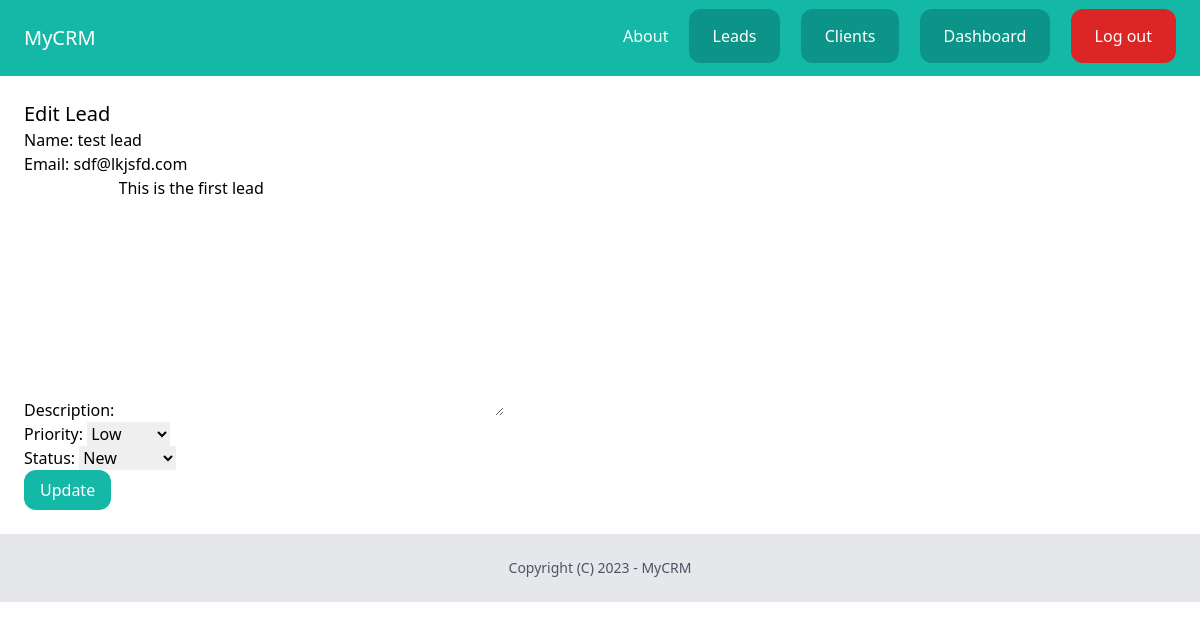
The app's page /dashboard/lead/edit/6/ (signed in) with its own data.
### lead/models.py (models this page shows, shortened)
class Lead(models.Model):
    LOW = 'low'
    MEDIUM = 'medium'
    HIGH = 'high'
    CHOICES_PRIORITY = (
        ('LOW', 'Low'),
        ('MEDIUM', 'Medium'),
        ('HIGH', 'High'),
    )
    NEW = 'new'
    CONTACTED = 'contacted'
    WON = 'won'
    LOST = 'lost'
    CHOICES_STATUS = (
        ('NEW', 'New'),
        ('CONTACTED', 'Contacted'),
        ('WON', 'Won'),
        ('LOST', 'Lost'),
    )
    name = models.CharField(max_length=150)
    email = models.EmailField()
    description = models.TextField(null=True, blank=True)
    priority = models.CharField(max_length=10, choices=CHOICES_PRIORITY, default=MEDIUM)
    status = models.CharField(max_length=10, choices=CHOICES_STATUS, default=NEW)
    created_by = models.ForeignKey(User, related_name='lead', on_delete=models.CASCADE)
    created_at = models.DateTimeField(auto_now_add=True)
    modified_at = models.DateTimeField(auto_now=True)
    became_client = models.BooleanField(default=False)

### lead/views.py (the view)
# urls.py: path('edit/<int:pk>/', views.lead_update, name='lead_edit'),
@login_required
def lead_update(request, pk):
    lead = get_object_or_404(Lead, created_by=request.user, pk=pk)
    if request.method == 'POST':
        form = AddLeadForm(request.POST, instance=lead)
        if form.is_valid():
            form.save()
            messages.success(request, 'Lead updated successfully')
            return redirect(leads_list)
    else:
        form = AddLeadForm(instance=lead)
    return render(request, 'lead/edit_lead.html', {'form':form})

### lead/forms.py
class AddLeadForm(forms.ModelForm):
    class Meta:
        model = Lead
        fields = ('name', 'email', 'description', 'priority', 'status')

### templates/lead/edit_lead.html (shortened to what this page needs)
{% extends "base.html" %}
{% block content %}
    <div class="py-6 px-6">
        <h1 class="text-xl"> Edit Lead </h1>
        <form action="." method="post">
            {{form.as_p}}
            <button class="py-2 px-4 bg-teal-500 text-white rounded-xl">Update</button>
        </form>
    </div>
{% endblock content %}

### records on screen
Lead: name "test lead", email "sdf@lkjsfd.com", description "This is the first lead", priority "Low", status "New"
